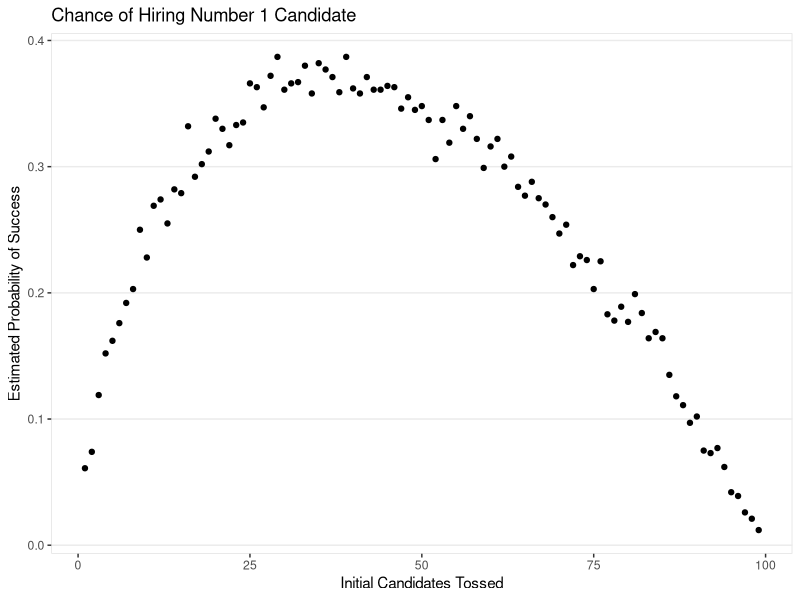
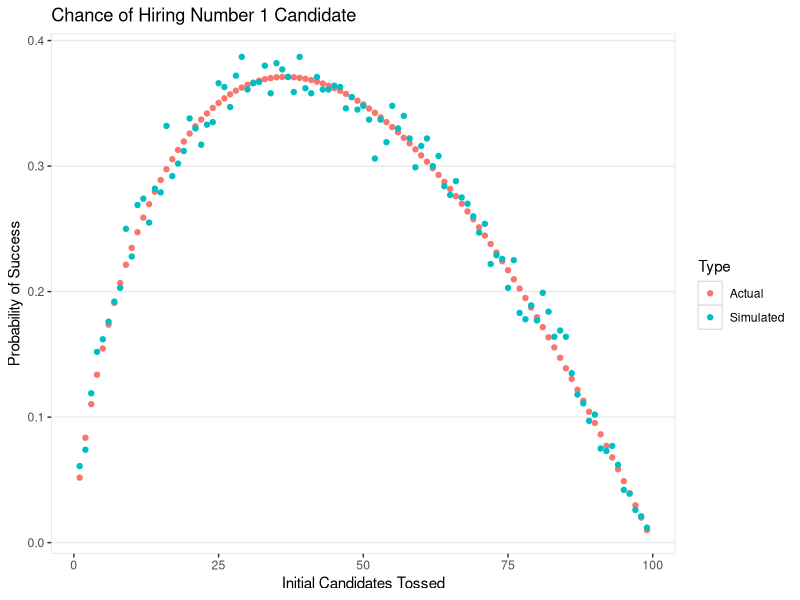
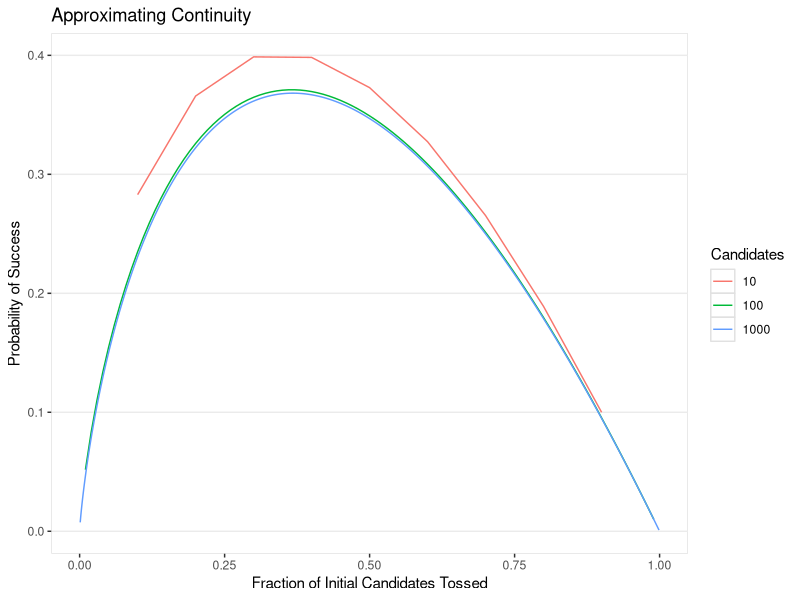
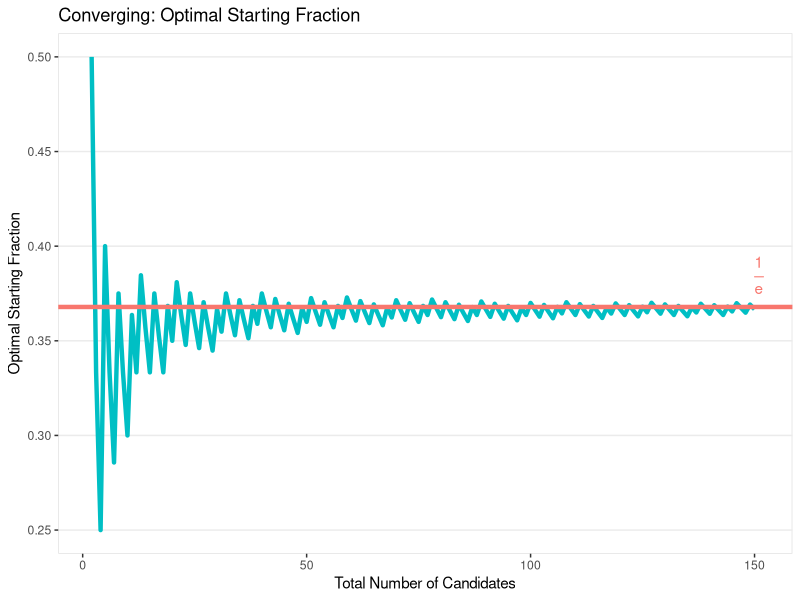
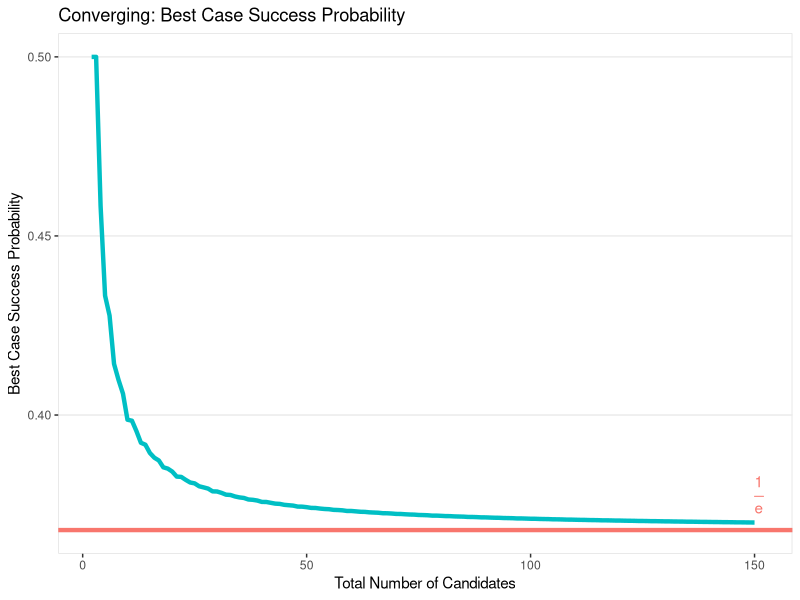
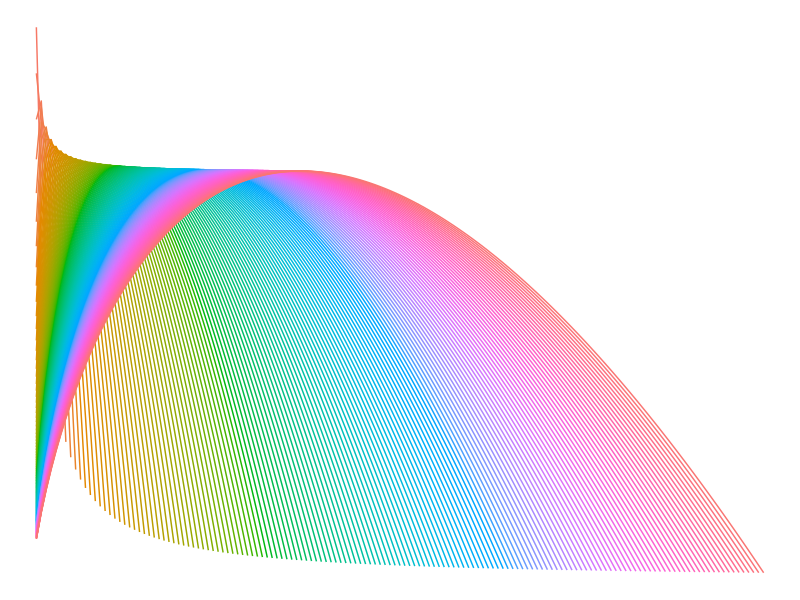

The R source for these figures, in order:
## ---- chunk 1
library(ggplot2)
library(dplyr)
library(reshape2)
theme_clean <- function () { 
    theme_bw(base_size = 11) +
   theme(panel.grid.major.x=element_blank(), panel.grid.minor.x = element_blank(),
           panel.grid.minor.y = element_blank(), panel.background = element_rect(colour = "#E1E1E1"),
           panel.border = element_blank())
}
## ---- chunk 2
simulate_one_hiring <- function(n, p, verbose = F) {
  # Return T if we hire #1, F otherwise
  # Inputs:
  #   - n: Total number of candidates
  #   - p: Number of candidates initially thrown away
  # Returns:
  #    - Boolean, whether the process succeeds
  
  # Rank the candidates randomly 1 through 100
  ranks <- sample(1:100)
  # if the best candidate gets thrown out, return false
  if (which(ranks == 1) <= p) {
    if (verbose) {
      print("Threw away the best candidate.")
    }
    return(FALSE)
  } else {
    # This is the candidate to beat before hiring
    best_thrown_out <- min(ranks[1:p])
    # This is the index of the person who gets hired
    first_selected_position <- min(which(ranks < best_thrown_out))
    # This is the rank of the person who gets hired
    selected_employee <- ranks[first_selected_position]
    if (verbose) {
      print(paste("Best Thrown Out:",best_thrown_out))
      print(paste("First Selected Position:",first_selected_position))
      print(paste("Selected Employee:",selected_employee))
    }
    return(selected_employee == 1)
  }
}
## ---- chunk 3
set.seed(2)
simulate_one_hiring(100, 5, verbose = T)
## ---- chunk 4
set.seed(2)
simulate_one_hiring(100, 95, verbose = T)
## ---- chunk 5
set.seed(6)
simulate_one_hiring(100, 30, verbose = T)
## ---- chunk 6
simulate_many_hirings <- function(n, p, num_times) {
  return(mean(replicate(num_times, simulate_one_hiring(n, p))))
}

optimize_candidate_pool_sim <- function(n, num_times, random_seed = 13) {
  set.seed(random_seed)
  choices_of_p <- 1:(n-1)
  chances_of_success <- rep(NA, length(choices_of_p))

  for (p_iter in choices_of_p) {
  chances_of_success[p_iter] <- simulate_many_hirings(n, p_iter, num_times)
  }
  
  result_frame <- data.frame(num_candidates = rep(n, n-1),
                                    p_choice = choices_of_p,
                                    prob_success = chances_of_success)
  
  return(result_frame)
  
}

simmed_100_size <- optimize_candidate_pool_sim(100, 1000)

simmed_100_size %>%
  ggplot(aes(x = p_choice, y = prob_success)) +
    geom_point() + 
    labs(title = "Chance of Hiring Number 1 Candidate",
         x = "Initial Candidates Tossed",
         y = "Estimated Probability of Success") +
    theme_clean()
## ---- chunk 7

interview_success_prob <- function(n, p) {
  # Find the chance of hiring the number one option
  ## IMPORTANT: This functions uses factorials and is not optimized for large inputs. 
  ##            It will NOT work if n is too large (because of overflow)
  # Inputs:
  #   - n: integer. The number of total applicants
  #   - p: integer. The number of initial applicants
  # Outputs:
  #   - win_prob: numeric. The probability of success
  
  # Define the chance that we don't throw away the best candidate 
  prob_not_lost <- (n - p)/n
  
  curr_win_prob <- 0
  
  for (k in 2:(n - p + 1)) {
    # Chance that the first pick better than the first p 
    #  is actually number 1
    best_if_passes <- 1/(k-1)
    #print(best_if_passes)
    kth_pick_included <- p/(n - k +1)
    better_absent <- (choose((n - p - 1), (k - 2))/
                                   choose((n - 1), (k - 2)))
    
  
    curr_win_prob <- curr_win_prob + (best_if_passes*
                                      kth_pick_included*
                                      better_absent)
  }
 win_prob <- curr_win_prob * prob_not_lost
 return(win_prob)
}


optimize_candidate_pool <- function(n) {
  # Calculate success chance for each trial size (p).
  # Inputs:
  #   - n: integer. The total number of candidates
  # Returns:
  #   - result_frame: dataframe. success chance for
  #                              each choice of p
  
  choices_of_p <- 1:(n-1)
  chances_of_success <- rep(NA, length(choices_of_p))

  for (p_iter in choices_of_p) {
  chances_of_success[p_iter] <- interview_success_prob(n, p_iter)
  }
  
  result_frame <- data.frame(num_candidates = rep(n, n-1),
                                    p_choice = choices_of_p,
                                    prob_success = chances_of_success)
  
  return(result_frame)
  
}

results_for_100 <- optimize_candidate_pool(100)

results_for_100 %>%
  rename(Actual = prob_success) %>%
  select(- num_candidates) %>%
  merge(simmed_100_size %>%
          rename(Simulated = prob_success) %>%
          select(- num_candidates), by = "p_choice") %>%
  melt(id.vars = "p_choice") %>%
  rename(Type = variable, Probability = value) %>%
  ggplot(aes(x = p_choice, y = Probability, color = Type)) +
    geom_point() + 
    labs(title = "Chance of Hiring Number 1 Candidate",
         x = "Initial Candidates Tossed",
         y = "Probability of Success") +
    theme_clean()
## ---- chunk 8
resutls_for_10 <- optimize_candidate_pool(10)
results_for_1000 <- optimize_candidate_pool(1000)

resutls_for_10 %>%
  bind_rows(results_for_100) %>% 
  bind_rows(results_for_1000) %>%
  mutate(p_frac = p_choice / num_candidates,
         num_candidates = factor(num_candidates)) %>%
  rename(Candidates = num_candidates) %>%
  ggplot(aes(x = p_frac, y = prob_success, color = Candidates)) + 
    geom_line() +
    labs(title = "Approximating Continuity",
         x = "Fraction of Initial Candidates Tossed",
         y = "Probability of Success") + 
    theme_clean()
## ---- chunk 9
full_interview_frame <- optimize_candidate_pool(2)

for (n_cand in 3:150) {
  full_interview_frame <- full_interview_frame %>%
    bind_rows(optimize_candidate_pool(n_cand))
}

## ---- chunk 10
full_interview_frame %>%
  group_by(num_candidates) %>%
  filter(prob_success == max(prob_success)) %>%
  mutate(p_frac = p_choice/num_candidates) %>%
  ungroup() %>%
  ggplot(aes(x = num_candidates, y = p_frac)) +
    geom_line(color = "#00BFC4", size = 1.5) +
    annotate("text", x = 151, y = 1/exp(1) + .017, color = "#F8766D",
             label = quote("frac(1,e)"), parse = T) +
    geom_hline(yintercept = 1/exp(1), color = "#F8766D", size = 1.5) +
    labs(title = paste("Converging: Optimal Starting Fraction"),
         x = "Total Number of Candidates",
         y = "Optimal Starting Fraction") +
    theme_clean()

full_interview_frame %>%
  group_by(num_candidates) %>%
  filter(prob_success == max(prob_success)) %>%
  mutate(p_frac = p_choice/num_candidates) %>%
  ungroup() %>%
  ggplot(aes(x = num_candidates, y = prob_success)) +
    geom_line(color = "#00BFC4", size = 1.5) +
    geom_hline(yintercept = 1/exp(1),  color = "#F8766D", size = 1.5) +
    annotate("text", x = 151, y = 1/exp(1) + .01, color = "#F8766D",
             label = quote("frac(1,e)"), parse = T) +
    labs(title = "Converging: Best Case Success Probability",
         x = "Total Number of Candidates",
         y = "Best Case Success Probability") +
    theme_clean()
## ---- chunk 11

full_interview_frame %>%
 # filter(num_candidates <= 100) %>%
  mutate(num_candidates = as.factor(num_candidates)) %>%
  ggplot(aes(x = p_choice, y = prob_success, color = num_candidates)) +
    geom_line() + 
    theme_void() + 
    theme(legend.position = "none")

#ggsave("../../themes/hugo-lithium/static/images/logo2.png", height = 1, width = 1, units= "in", dpi = 440)
